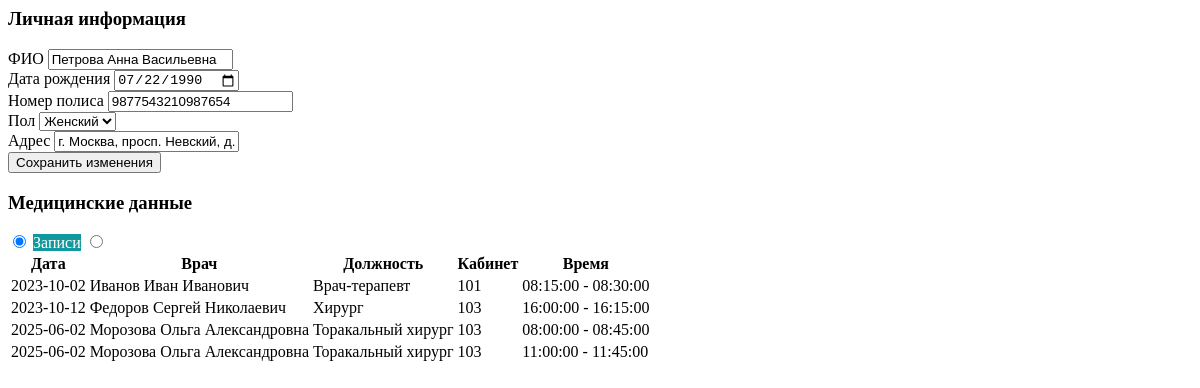
The app's page /get_patient.php?id=60, older data.
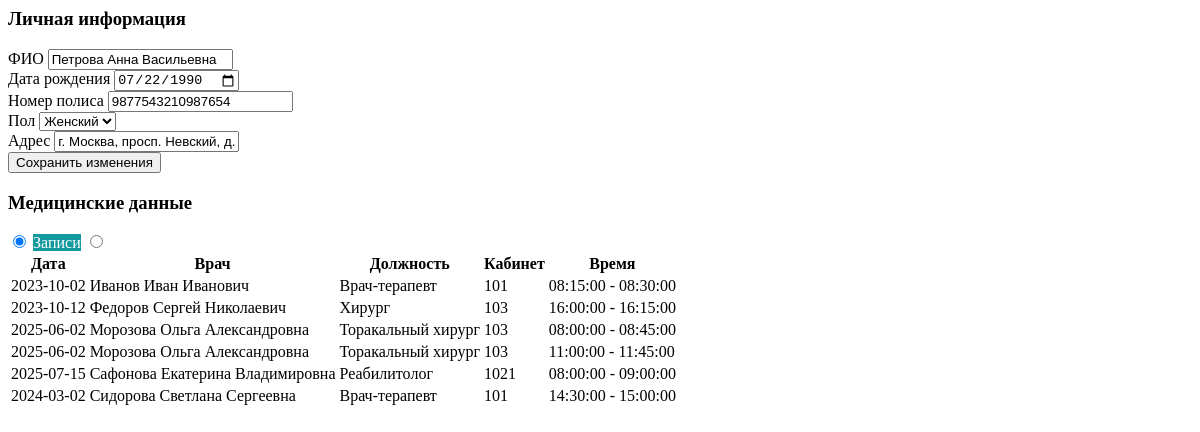
The same page, newer data.
### tables this page shows
CREATE TABLE `information_about_patient` (
  `id_patient` int(11) NOT NULL,
  `full_name` varchar(255) NOT NULL,
  `birthday` date NOT NULL,
  `policy_number` varchar(90) NOT NULL,
  `address` varchar(255) NOT NULL,
  `gender` varchar(90) NOT NULL
);

CREATE TABLE `appointment` (
  `id_appointment` int(11) NOT NULL,
  `date` date NOT NULL,
  `id_doctor` int(11) DEFAULT NULL,
  `id_ranges` int(11) NOT NULL,
  `id_patient` int(11) DEFAULT NULL,
  `id_cabinet` int(11) NOT NULL,
  `id_referral` int(11) DEFAULT NULL,
  `id_medical_history` int(11) DEFAULT NULL
);

CREATE TABLE `staff` (
  `id_doctor` int(11) NOT NULL,
  `full_name` varchar(255) NOT NULL,
  `birthday` date NOT NULL,
  `post` varchar(90) NOT NULL,
  `status` tinyint(1) NOT NULL,
  `address` varchar(255) NOT NULL,
  `phone_number` varchar(90) NOT NULL,
  `id_department` int(11) NOT NULL
);

CREATE TABLE `cabinet` (
  `id_cabinet` int(11) NOT NULL,
  `number_of_cabinet` int(11) NOT NULL,
  `id_department` int(11) NOT NULL
);

CREATE TABLE `operating_ranges` (
  `id_ranges` int(11) NOT NULL,
  `range_start` time NOT NULL,
  `range_end` time NOT NULL
);

### get_patient.php (the view, shortened to what this page needs)
<?php
include 'bd.php';
if (isset($_GET['id'])) {
    $patient_id = intval($_GET['id']);
    $sql = "SELECT * FROM `information_about_patient` WHERE id_patient = ?";
    $stmt = $conn->prepare($sql);
    $stmt->bind_param("i", $patient_id);
    $stmt->execute();
    $result = $stmt->get_result();
    $patient_data = $result->fetch_assoc();
    $sql_appointment = "SELECT appointment.id_appointment, appointment.date,
                        staff.full_name AS doctor_name, staff.post AS doctor_post,
                        cabinet.number_of_cabinet,
                        operating_ranges.range_start, operating_ranges.range_end
                        FROM appointment
                        JOIN staff ON staff.id_doctor = appointment.id_doctor
                        JOIN cabinet ON cabinet.id_cabinet = appointment.id_cabinet
                        JOIN operating_ranges ON operating_ranges.id_ranges = appointment.id_ranges
                        WHERE appointment.id_patient = ?";
    $stmt = $conn->prepare($sql_appointment);
    $stmt->bind_param("i", $patient_id);
    $stmt->execute();
    $appointments = $stmt->get_result()->fetch_all(MYSQLI_ASSOC);
    $sql_referral = "SELECT referral.id_referral, referral.date_of_start, DATE_ADD(referral.date_of_start, INTERVAL referral.duration DAY) AS date_of_end, referral.id_patient, referral.id_doctor,
                    staff_doctor.full_name AS doctorName,staff_doctor.post AS DoctorPost, referral.refrerral_doctor, staff_referral.full_name AS referralDoctorName , staff_referral.post AS referralDoctorPost
                    FROM `referral`
                    JOIN staff AS staff_doctor ON staff_doctor.id_doctor = referral.id_doctor
                    JOIN staff AS staff_referral ON staff_referral.id_doctor = referral.refrerral_doctor
                    WHERE referral.id_patient = ?";
    $stmt = $conn->prepare($sql_referral);
    $stmt->bind_param("i", $patient_id);
    $stmt->execute();
    $referrals = $stmt->get_result()->fetch_all(MYSQLI_ASSOC);
    $html = '<div class="card mb-4">
                <div class="card-header">
                    <h3>Личная информация</h3>
                </div>
                <div class="card-body">
                    <form id="patientForm">
                        <div class="row">
                            <div class="col-md-6">
                                <div class="mb-3">
                                    <label class="form-label">ФИО</label>
                                    <input type="text" class="form-control" name="full_name" value="'.htmlspecialchars($patient_data['full_name']).'">
                                </div>
                                <div class="mb-3">
                                    <label class="form-label">Дата рождения</label>
                                    <input type="date" class="form-control" name="birthday" value="'.$patient_data['birthday'].'">
                                </div>
                            </div>
                            <div class="col-md-6">
                                <div class="mb-3">
                                    <label class="form-label">Номер полиса</label>
                                    <input type="text" class="form-control" name="policy_number" value="'.htmlspecialchars($patient_data['policy_number']).'">
                                </div>
                                <div class="mb-3">
                                    <label class="form-label">Пол</label>
                                    <select class="form-select" name="gender">
                                        <option value="М" '.($patient_data['gender'] == 'М' ? 'selected' : '').'>Мужской</option>
                                        <option value="Ж" '.($patient_data['gender'] == 'Ж' ? 'selected' : '').'>Женский</option>
                                    </select>
                                </div>
                            </div>
                        </div>
                        <div class="mb-3">
                            <label class="form-label">Адрес</label>
                            <input type="text" class="form-control" name="address" value="'.htmlspecialchars($patient_data['address']).'">
                        </div>
                        <button type="button" class="btn btn-primary" onclick="savePatientInfo('.$patient_id.')">Сохранить изменения</button>
                    </form>
                </div>
            </div>';
    $html .= '<div class="card">
                <div class="card-header">
                    <div class="d-flex justify-content-between align-items-center">
                        <h3>Медицинские данные</h3>
                        <div class="btn-group" role="group">
                            <input type="radio" class="btn-check" name="dataType" id="appointmentsRadio" autocomplete="off" checked>
                            <label class="btn btn-outline-primary" for="appointmentsRadio">Записи</label>
                            <input type="radio" class="btn-check" name="dataType" id="referralsRadio" autocomplete="off">
                            <label class="btn btn-outline-primary" for="referralsRadio">Направления</label>
                        </div>
                    </div>
                </div>
                <div class="card-body">
                    <div id="appointmentsTable">
                        <table class="table">
                            <thead>
                                <tr>
                                    <th>Дата</th>
                                    <th>Врач</th>
                                    <th>Должность</th>
                                    <th>Кабинет</th>
                                    <th>Время</th>
                                </tr>
                            </thead>
                            <tbody>';
    foreach ($appointments as $appointment) {
        $html .= '<tr style="cursor: pointer;" class="patient-appointment" data-id="' . htmlspecialchars($appointment['id_appointment']) . '">
                    <td>'.$appointment['date'].'</td>
                    <td>'.htmlspecialchars($appointment['doctor_name']).'</td>
                    <td>'.htmlspecialchars($appointment['doctor_post']).'</td>
                    <td>'.$appointment['number_of_cabinet'].'</td>
                    <td>'.$appointment['range_start'].' - '.$appointment['range_end'].'</td>
                  </tr>';
    }
    $html .= '</tbody></table></div>
              <div id="referralsTable" style="display: none;">
                  <table class="table">
                      <thead>
                          <tr>
                              <th>Дата начала</th>
                              <th>Дата окончания</th>
                              <th>Врач по направлению</th>
                              <th>Должность</th>
                              <th>Врач, выдавший направление</th>
                              <th>Должность</th>
                          </tr>
                      </thead>
                      <tbody>';
    foreach ($referrals as $referral) {
        $html .= '<tr style="cursor: pointer;" class="patient-referral" data-id="' . htmlspecialchars($referral['id_referral']) . '">
                    <td>'.$referral['date_of_start'].'</td>
                    <td>'.$referral['date_of_end'].'</td>
                    <td>'.htmlspecialchars($referral['referralDoctorName']).'</td>
                    <td>'.htmlspecialchars($referral['referralDoctorPost']).'</td>
                    <td>'.htmlspecialchars($referral['doctorName']).'</td>
                    <td>'.htmlspecialchars($referral['DoctorPost']).'</td>
                  </tr>';
    }
    $html .= '</tbody></table></div></div></div>';
    echo $html;
}
?>

### get_patient.php (style rules this page uses)
.btn-group .btn-outline-primary { color: white; border-color: #11999e; }
.btn-check:checked + .btn-outline-primary { background-color: #11999e; border-color: #11999e; color: white; }

Row changes from the older to the newer data that the page shows:
added appointment: date "2025-07-15", id_doctor.full_name "Сафонова Екатерина Владимировна", id_doctor.post "Реабилитолог", id_cabinet.number_of_cabinet "1021", id_ranges.range_start "08:00:00", id_ranges.range_end "09:00:00"
added appointment: date "2024-03-02", id_doctor.full_name "Сидорова Светлана Сергеевна", id_doctor.post "Врач-терапевт", id_cabinet.number_of_cabinet "101", id_ranges.range_start "14:30:00", id_ranges.range_end "15:00:00"
